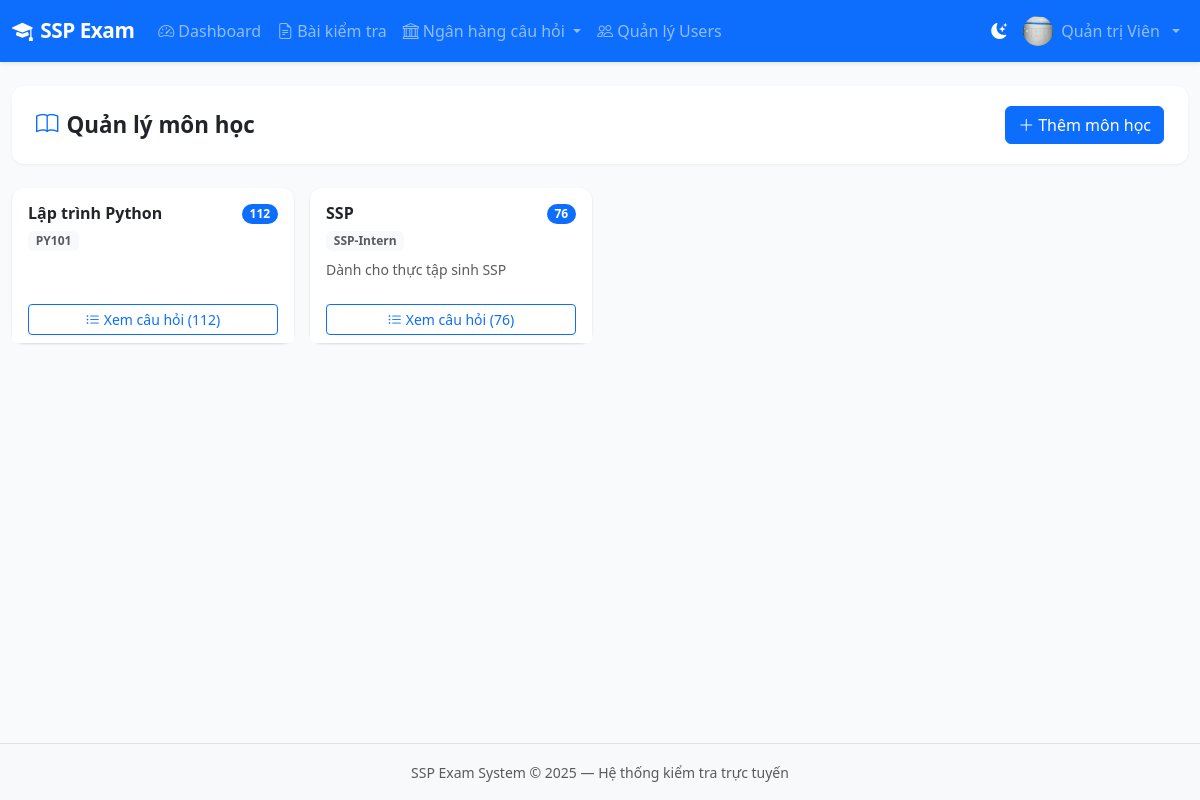
The app's page /questions/subjects/ (signed in) with its own data.
### accounts/models.py (models this page shows, shortened)
class User(AbstractUser):
    ROLE_ADMIN = 'admin'
    ROLE_TEACHER = 'teacher'
    ROLE_STUDENT = 'student'
    ROLE_CHOICES = [
        (ROLE_ADMIN, 'Quản trị viên'),
        (ROLE_TEACHER, 'Quản lý đào tạo'),
        (ROLE_STUDENT, 'Nhân viên'),
    ]
    role = models.CharField(max_length=20, choices=ROLE_CHOICES, default=ROLE_STUDENT)
    phone = models.CharField(max_length=20, blank=True)
    avatar = models.ImageField(upload_to='avatars/', blank=True, null=True)
    student_id = models.CharField(max_length=50, blank=True, verbose_name='Mã nhân viên')
    class_name = models.CharField(max_length=100, blank=True, verbose_name='Phòng ban/Team')
    created_at = models.DateTimeField(auto_now_add=True)
    updated_at = models.DateTimeField(auto_now=True)
    class Meta:
        verbose_name = 'Người dùng'
        verbose_name_plural = 'Người dùng'
        ordering = ['-date_joined']
    @property
    def is_admin(self):
        return self.role == self.ROLE_ADMIN
    @property
    def can_create_exam(self):
        return self.role in (self.ROLE_ADMIN, self.ROLE_TEACHER)

### questions/models.py (models this page shows, shortened)
class Subject(models.Model):
    name = models.CharField(max_length=200, verbose_name='Tên môn học')
    code = models.CharField(max_length=20, blank=True, verbose_name='Mã môn')
    description = models.TextField(blank=True)
    created_by = models.ForeignKey(settings.AUTH_USER_MODEL, on_delete=models.SET_NULL, null=True)
    created_at = models.DateTimeField(auto_now_add=True)
    class Meta:
        verbose_name = 'Môn học'
        verbose_name_plural = 'Môn học'
        ordering = ['name']

### questions/views.py (the view)
# urls.py: path('subjects/', views.subject_list_view, name='subject_list'),
@teacher_required
def subject_list_view(request):
    subjects = Subject.objects.annotate(question_count=Count('questions')).order_by('name')
    return render(request, 'questions/subject_list.html', {'subjects': subjects})

### templates/questions/subject_list.html (shortened to what this page needs)
{% extends 'base.html' %}
{% block content %}
<div class="page-header">
  <h1><i class="bi bi-book me-2 text-primary"></i>Quản lý môn học</h1>
  <a href="{% url 'subject_create' %}" class="btn btn-primary"><i class="bi bi-plus-lg me-1"></i>Thêm môn học</a>
</div>
<div class="row g-3">
  {% for s in subjects %}
  <div class="col-md-4 col-lg-3">
    <div class="card h-100">
      <div class="card-body">
        <div class="d-flex align-items-start justify-content-between">
          <div>
            <h6 class="fw-bold mb-1">{{ s.name }}</h6>
            {% if s.code %}<span class="badge bg-light text-muted">{{ s.code }}</span>{% endif %}
          </div>
          <span class="badge bg-primary rounded-pill">{{ s.question_count }}</span>
        </div>
        {% if s.description %}
        <p class="text-muted small mt-2 mb-0">{{ s.description|truncatechars:80 }}</p>
        {% endif %}
      </div>
      <div class="card-footer bg-white border-top-0">
        <a href="{% url 'question_bank' %}?subject={{ s.pk }}" class="btn btn-sm btn-outline-primary w-100">
          <i class="bi bi-list-ul me-1"></i>Xem câu hỏi ({{ s.question_count }})
        </a>
      </div>
    </div>
  </div>
  {% endfor %}
</div>
{% endblock %}

### templates/base.html (shortened to what this page needs)
<!DOCTYPE html>
<html lang="vi">
<head>
    <link href="https://cdn.jsdelivr.net/npm/bootstrap@5.3.2/dist/css/bootstrap.min.css" rel="stylesheet">
    <link href="https://cdn.jsdelivr.net/npm/bootstrap-icons@1.11.3/font/bootstrap-icons.min.css" rel="stylesheet">
    <link href="{% load static %}{% static 'css/main.css' %}" rel="stylesheet">
</head>
<body>
{% load static %}
<nav class="navbar navbar-expand-lg navbar-dark bg-primary shadow-sm">
    <div class="container-fluid">
        <a class="navbar-brand fw-bold" href="{% url 'dashboard' %}">
            <i class="bi bi-mortarboard-fill me-2"></i>SSP Exam
        </a>
        <div class="collapse navbar-collapse" id="navMain">
            {% if user.is_authenticated %}
            <ul class="navbar-nav me-auto">
                <li class="nav-item">
                    <a class="nav-link {% if request.resolver_match.url_name == 'dashboard' %}active{% endif %}"
                       href="{% url 'dashboard' %}"><i class="bi bi-speedometer2 me-1"></i>Dashboard</a>
                </li>
                {% if user.can_create_exam %}
                <li class="nav-item">
                    <a class="nav-link {% if 'exam' in request.resolver_match.url_name %}active{% endif %}"
                       href="{% url 'exam_list' %}"><i class="bi bi-file-earmark-text me-1"></i>Bài kiểm tra</a>
                </li>
                <li class="nav-item dropdown">
                    <a class="nav-link dropdown-toggle" href="#" data-bs-toggle="dropdown">
                        <i class="bi bi-bank me-1"></i>Ngân hàng câu hỏi
                    </a>
                </li>
                {% endif %}
                {% if user.is_admin %}
                <li class="nav-item">
                    <a class="nav-link" href="{% url 'user_list' %}"><i class="bi bi-people me-1"></i>Quản lý Users</a>
                </li>
                {% endif %}
            </ul>
            <ul class="navbar-nav ms-auto align-items-center">
                <li class="nav-item">
                    <button class="nav-link" id="themeToggle" type="button" title="Chế độ sáng / tối">
                        <i class="bi bi-moon-stars-fill" id="themeIcon"></i>
                    </button>
                </li>
                <li class="nav-item dropdown">
                    <a class="nav-link dropdown-toggle d-flex align-items-center gap-2" href="#" data-bs-toggle="dropdown">
                        {% if user.avatar %}
                        <img src="{{ user.avatar.url }}" class="rounded-circle" width="30" height="30" alt="avatar">
                        {% else %}
                        <div class="avatar-circle-sm">{{ user.first_name|first|default:user.username|first|upper }}</div>
                        {% endif %}
                        <span class="d-none d-md-inline">{{ user.get_full_name|default:user.username }}</span>
                    </a>
                </li>
            </ul>
            {% endif %}
        </div>
    </div>
</nav>
<div class="container-fluid py-4">
    {% block content %}{% endblock %}
</div>
<footer class="footer mt-auto py-3 bg-light border-top">
    <div class="container text-center">
        <span class="text-muted small">SSP Exam System &copy; 2025 — Hệ thống kiểm tra trực tuyến</span>
    </div>
</footer>
</body>
</html>

### static/css/main.css (style rules this page uses)
:root { --primary: #2563eb; --primary-dark: #1d4ed8; --success: #16a34a; --danger: #dc2626; --warning: #d97706; --info: #0891b2; --sidebar-width: 260px; }
body { background-color: #f8fafc; font-family: 'Segoe UI', system-ui, -apple-system, sans-serif; min-height: 100vh; display: flex; flex-direction: column; }
.navbar-brand { font-size: 1.3rem; letter-spacing: -0.5px; }
.card { border: none; border-radius: 12px; box-shadow: 0 1px 3px rgba(0,0,0,.08), 0 1px 2px rgba(0,0,0,.06); transition: box-shadow .2s; }
.page-header { background: #fff; border-radius: 12px; padding: 1.25rem 1.5rem; margin-bottom: 1.5rem; box-shadow: 0 1px 3px rgba(0,0,0,.06); display: flex; align-items: center; justify-content: space-between; flex-wrap: wrap; gap: .75rem; }
.page-header h1 { font-size: 1.4rem; font-weight: 700; margin: 0; }
#themeToggle { border: none; background: transparent; color: #fff; }

### records on screen
User: avatar (picture), get_full_name "Quản trị Viên"
Subject: name "Lập trình Python", code "PY101", question_count "112"
Subject: name "SSP", code "SSP-Intern", question_count "76", description "Dành cho thực tập sinh SSP"
